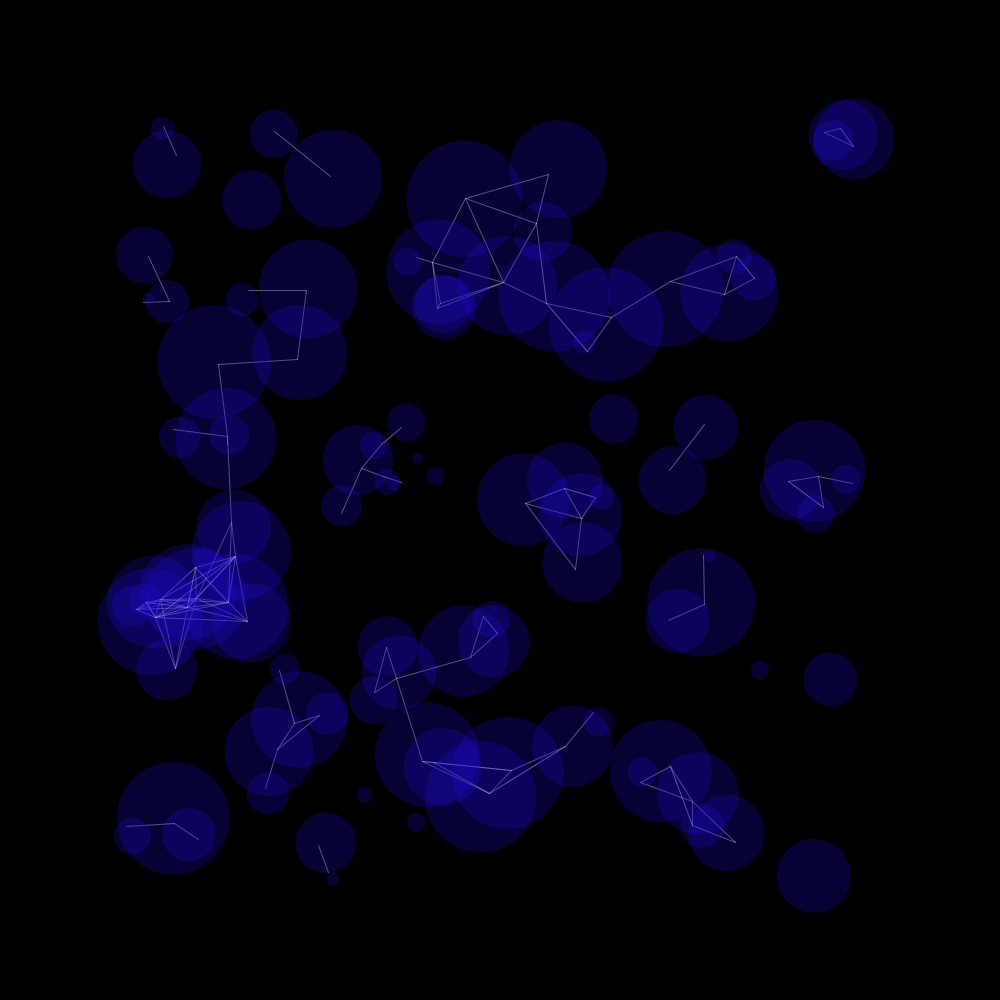
Frame 1 (no input)
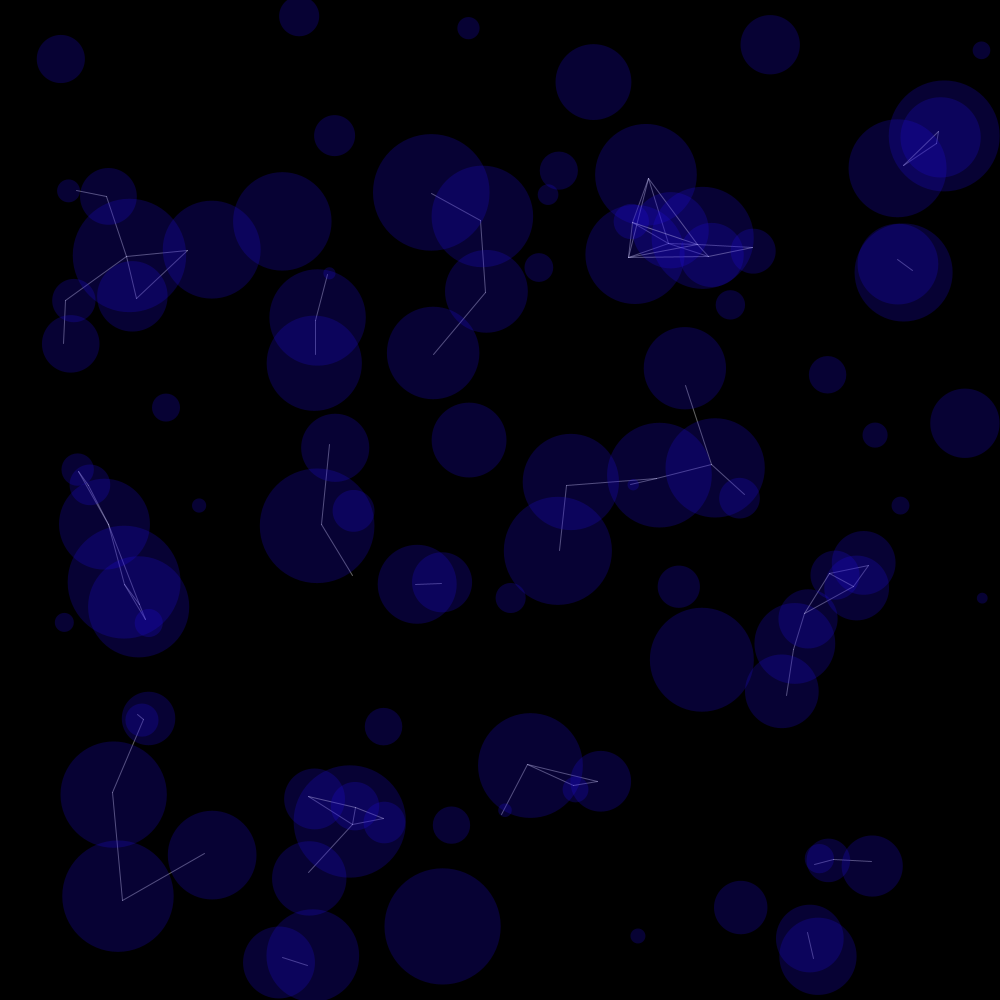
Frame 60 (the mouse pressed at the canvas centre just before this capture)
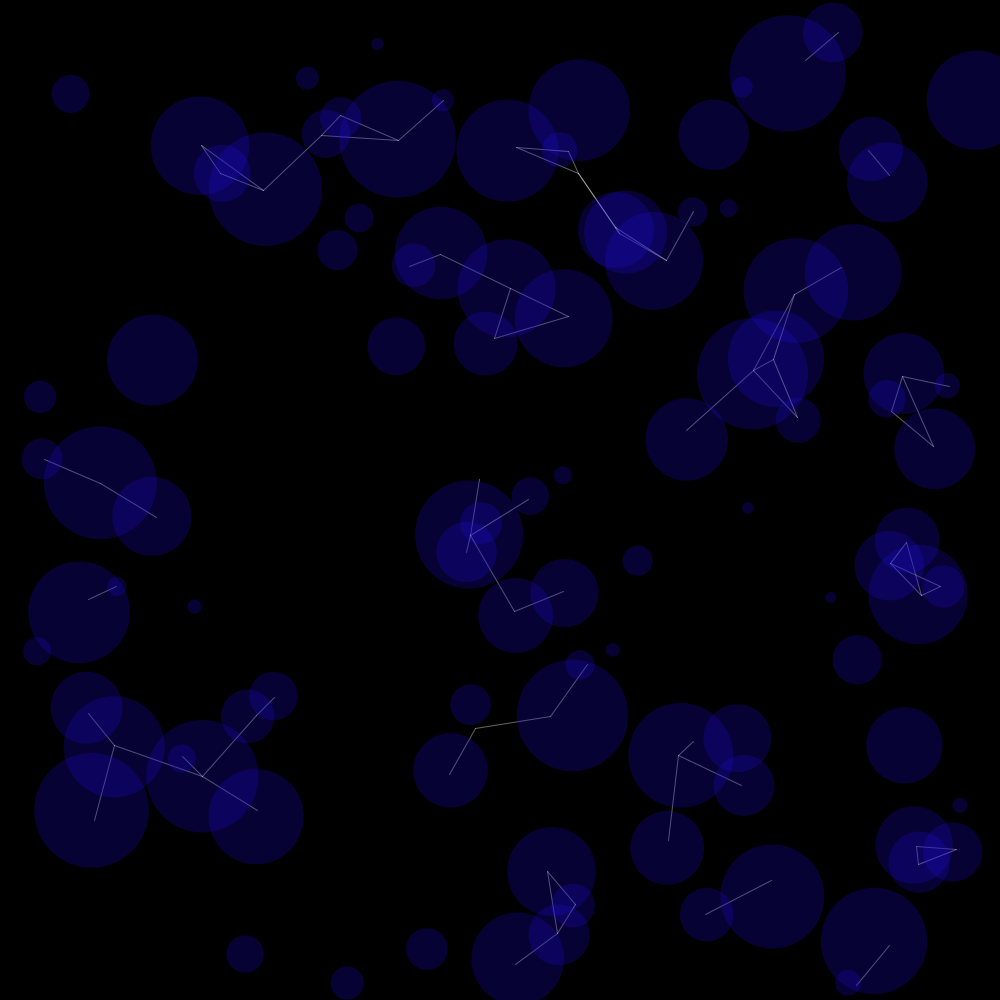
Frame 120 (the mouse held since frame 60 and released just before this capture)

The Processing sketch that drew these frames (run headless with seeded random() and noise(); from frame 60 on, the mouse is pressed at the canvas centre):

// Processing sketch: processing_46651
// ── processing_46651.pde

Z [] zarray= new Z[100];
int tops=120;


void setup() {
  size(1000, 1000);
  background(0);
  smooth();

  for (int i=0;i<zarray.length;i++) {
    float x=random(tops,width-tops);
    float y=random(tops,height-tops);
    float s=random(10, tops);
    float xm=random(-10,10);
    float ym=random(-10,10);

    zarray[i]= new Z(x, y, xm, ym, s, i, zarray);//x,y,size,id,and an array of class Z
  }
}

  void draw() {
    background(0);
    for (int i=0; i<zarray.length; i++) {
      zarray[i].connect();
      zarray[i].move();
      zarray[i].display();
    }
    
    if(mousePressed){
      println(frameCount);
    }
  }

  class Z {
    float x, y, s;
    int id;
    float xm=0;
    float ym=0;
    float xf, yf;
    Z[] others;

    Z(float cx, float cy, float cxm, float cym, float cs, int cid, Z[] co) {
      x=cx;
      y=cy;
      s=cs;
      id=cid;
      others=co;
      xm=cxm;
      ym=cym;
    }

    void connect() { //+ interact in other ways
      for (int i=id+1;i<zarray.length;i++) {
        float distance=dist(others[i].x, others[i].y, x, y);
        float minDist = others[i].s/2 + s/2;
        if (minDist>distance) {
          stroke(255,100);
          line(others[i].x, others[i].y, x, y);
          
          /* //"slow follow formula for when the circles are touching
          x=x+(others[i].x-x)/20;
          y=y+(others[i].y-y)/20;
          *///
        }
        
        
         //formula for making circles push away from each other
        if(frameCount>2){ // so the circles don't go crazy in the beginning when there's no real mouseX+Y
        xm = xm + .1/(x-others[i].x);
        ym = ym + .1/(y-others[i].y);
        }
        //
        
        
      }
      
      }

      void move() { //and correct if they leave the window
        xf=xm/100;//determine how much friction
        yf=ym/100;
        
        xm-=xf;//take friction away from movement
        ym-=yf;
        
        x+=xm; //speed to location
        y+=ym;
        
        if (x>width-s/2 || x<s/2) {
          xm=-xm;
        }
        if (y>height-s/2 || y<s/2) {
          ym=-ym;
        }
        
        if(x<-10 || x>width+10){ //if it leaves the screen
          x=width/2;
          y=height/2;
          xm=random(-10,10);
          ym=random(-10,-10);
        }
      }
      

      void display() {
        fill(30, 10, 220, 60);
        noStroke();
        ellipse(x, y, s, s);
      }
  }
